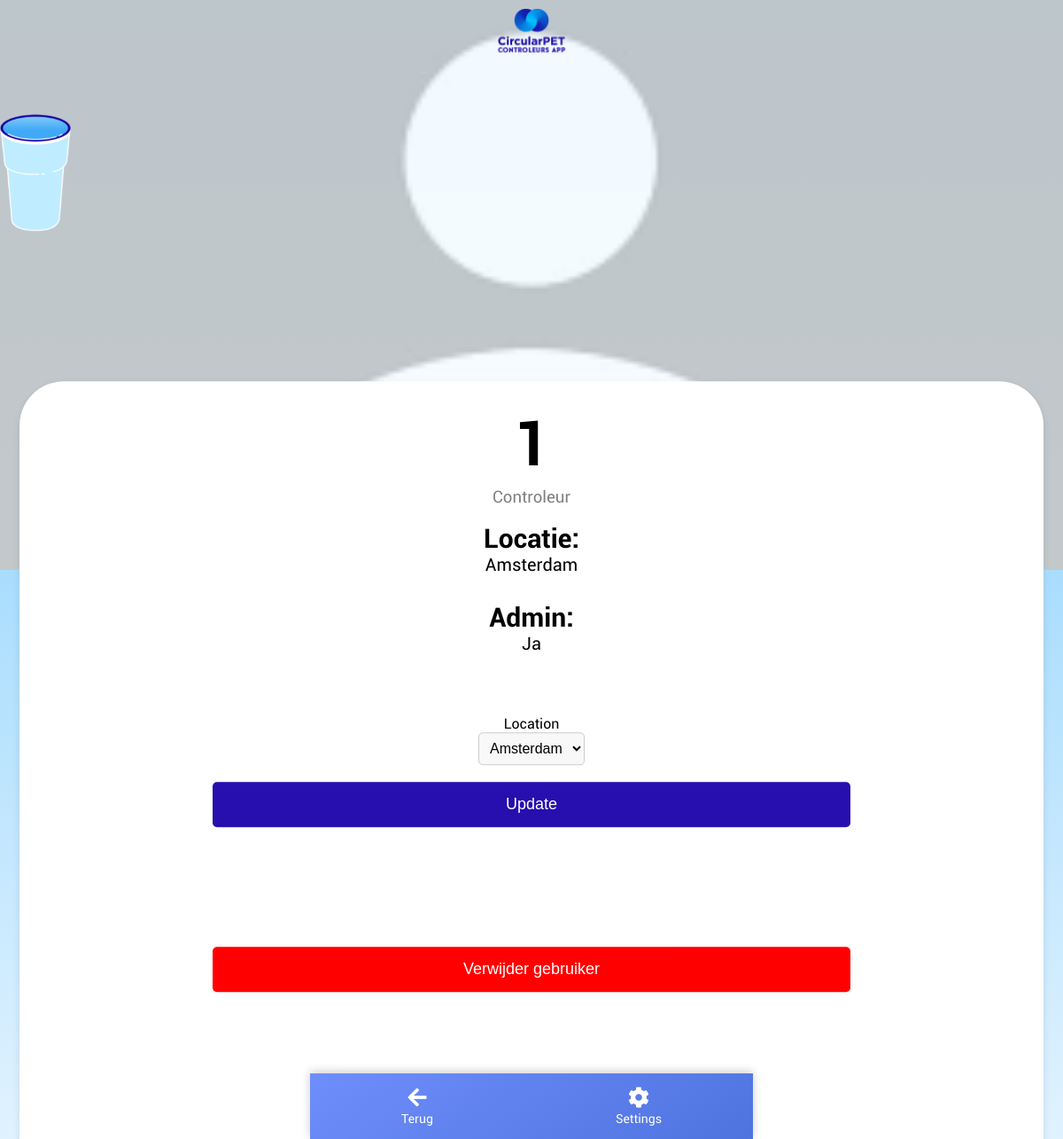
/user_dashboard/1, run on the app's committed database.
### app.py (models this page shows, shortened)
class User(db.Model, UserMixin):  # Extend User model with UserMixin
    id = db.Column(db.Integer, primary_key=True)
    username = db.Column(db.String(80), unique=True, nullable=False)
    password = db.Column(db.String(120), nullable=False)
    is_admin = db.Column(db.Boolean, default=False, nullable=False)
    location_id = db.Column(db.Integer, db.ForeignKey('location.id'), nullable=True)
    location = db.relationship('Location', backref=db.backref('users', lazy=True))
    group = db.Column(db.String(120), nullable=True)
    badges = db.Column(db.Integer, default=0)
    profile_picture = db.Column(db.String(255), nullable=True)

class Location(db.Model):
    __tablename__ = 'location'
    __table_args__ = {'extend_existing': True}
    id = db.Column(db.Integer, primary_key=True)
    name = db.Column(db.String(120), unique=True, nullable=False)
    zakken = db.Column(db.Integer, nullable=False, default=0)
    bekers = db.Column(db.Integer, nullable=False, default=0)
    url = db.Column(db.String(500), nullable=True)
    map_image = db.Column(db.String(255))  # New field to store the filename of the map image

### app.py (the view, shortened to what this page needs)
@app.route('/user_dashboard/<int:user_id>', methods=['GET', 'POST'])
def user_dashboard(user_id):
    user = User.query.get_or_404(user_id)
    form = UserForm(obj=user)
    return render_template('user_dashboard.html', user=user, form=form)

### app.py
class UserForm(FlaskForm):
    username = StringField('Username', validators=[DataRequired()])
    password = PasswordField('Password', validators=[DataRequired()])
    location = QuerySelectField('Location', query_factory=lambda: Location.query, allow_blank=True, get_label='name')
    is_admin = BooleanField('Admin')  # Add this line to include an admin checkbox
    submit = SubmitField('Update')

### templates/user_dashboard.html (shortened to what this page needs)
<html lang="en">
<head>
    <link rel="stylesheet" href="{{ url_for('static', filename='main.css') }}">
    <link rel="stylesheet" href="https://cdnjs.cloudflare.com/ajax/libs/font-awesome/5.15.1/css/all.min.css">
</head>
<body>
    <img src="{{ url_for('static', filename='cup.png') }}" alt="Floating Cup" class="floating-cup">
    <img src="{{ url_for('static', filename='logo.png') }}" alt="CircularPET Logo" class="logo2">
    <img src="{{ user.profile_picture if user.profile_picture else url_for('static', filename='stock.png') }}" alt="Profile Picture" id="profilePic">
    <div class="login-container bigger">
        <div class="login-form naame">
            <h2>{{ user.username }}</h2>
            {% if current_user.is_admin %}
            <h3>Admin</h3>
            {% else %}
            <h3>Controleur</h3>
            {% endif %}
                    <h5>Locatie:</h5><p>  {{ user.location.name if user.location else 'Geen' }}</p>
                    <h5>Admin: </h5><p> {{ 'Ja' if user.is_admin else 'Nee' }}</p>
            <form class="blij" method="POST" action="{{ url_for('assign_location', user_id=user.id) }}">
                {{ form.hidden_tag() }} <br>
                <div>{{ form.location.label }} <br> {{ form.location() }}</div> <br>
                <div>{{ form.submit() }}</div>
            </form> <br>
            <form class="blij" method="POST" action="{{ url_for('delete_user', id=user.id) }}" style="margin-top: 20px;">
                <input type="submit" value="Verwijder gebruiker"
                    onclick="return confirm('Weet je dat zeker?');" style="background-color: red;">
            </form>
       </div>
    </div>
    <div class="bottom-navbar">
        <a href="javascript:history.back()" class="nav-item"><i class="fas fa-arrow-left"></i><span>Terug</span></a>
        <a href="#settings" class="nav-item"><i class="fas fa-cog"></i><span>Settings</span></a>
    </div>
</body>
</html>

### static/main.css (style rules this page uses)
body { font-family: 'Roboto', sans-serif; background: linear-gradient(to bottom, #73c8fb 0%, #e0f2ff 100%); margin: 0; padding: 0; display: flex; height: 100vh; align-items: center; flex-wrap: wrap; justify-content: center; overflow-x: hidden; }
.login-container { text-align: center; background-color: #fff; padding: 20px; border-radius: 10px; box-shadow: 0 4px 8px rgba(0, 0, 0, 0.1); height: 350px; }
.bigger { height: 70vh; position: absolute !important; top: 70vh; left: 50%; transform: translate(-50%, -50%); width: 93% !important; border-radius: 50px; overflow-x: hidden; }
.blij { height: 200px !important; }
.naame { width: 100% !important; }
.naame h2 { width: 100%; font-size: 70px; margin-top: 10px; }
.naame h3 { margin-top: -50px; color: gray; font-weight: 400; }
.naame p { font-size: 20px; margin: 0; margin-bottom: 30px; }
.naame h5 { font-size: 30px; font-weight: 900px; margin: 0; }
.naame form { width: 60vw !important; }
.login-form form { margin: 0 auto; height: 320px; margin-bottom: 20px; width: 310px; }
.login-form input[type="submit"] { width: 100%; padding: 15px; border: none; border-radius: 5px; background-color: #270eae; color: white; font-size: 18px; cursor: pointer; transition: background-color 0.3s ease; }
.logo2 { position: absolute; top: 10px; width: 90px; position: fixed; z-index: 1000; }
::placeholder { color: #888; }
.floating-cup { position: fixed; top: 10%; left: 0%; width: 80px; height: auto; animation: floatAnimation 6s ease-in-out infinite; z-index: 1; }
.login-container { position: relative; z-index: 1; }
form { background: #fff; padding: 20px; border-radius: 10px; display: inline-block; }
form label, form select, form input[type="submit"] { font-size: 1em; }
form select { padding: 0.5em; border: 1px solid #ccc; border-radius: 5px; background-color: #f8f8f8; }
form input[type="submit"] { padding: 0.5em 1em; border: none; border-radius: 5px; background-color: #270eae; color: white; cursor: pointer; transition: background-color 0.3s ease; margin-top: 0; }
#profilePic { position: absolute; top: 0%; left: 50%; transform: translate(-50%, 0%); width: 100vw; height: 50vh; object-fit: cover; opacity: 0.9; cursor: pointer; }
.bottom-navbar { position: fixed; bottom: 0; width: 100%; background: linear-gradient(145deg, #6e8efb, #4E73DF); box-shadow: 0 -2px 10px rgba(0,0,0,0.2); display: flex; justify-content: space-around; padding: 15px 0; z-index: 1002; max-width: 500px; }
.nav-item { text-decoration: none; color: #fff; text-align: center; transition: transform 0.2s; }
.nav-item i { display: block; margin: 0 auto; font-size: 24px; transition: color 0.2s; cursor: pointer; }
.nav-item span { display: block; font-size: 14px; margin-top: 4px; }
input[type="submit"] { padding: 15px 20px; font-size: 18px; margin-top: 10px; width: 100%; }
input[type="text"], input[type="password"], input[type="submit"] { font-size: 16px; }

### data on the page
User: username "1", is_admin "Ja"
Location: location "Amsterdam"
